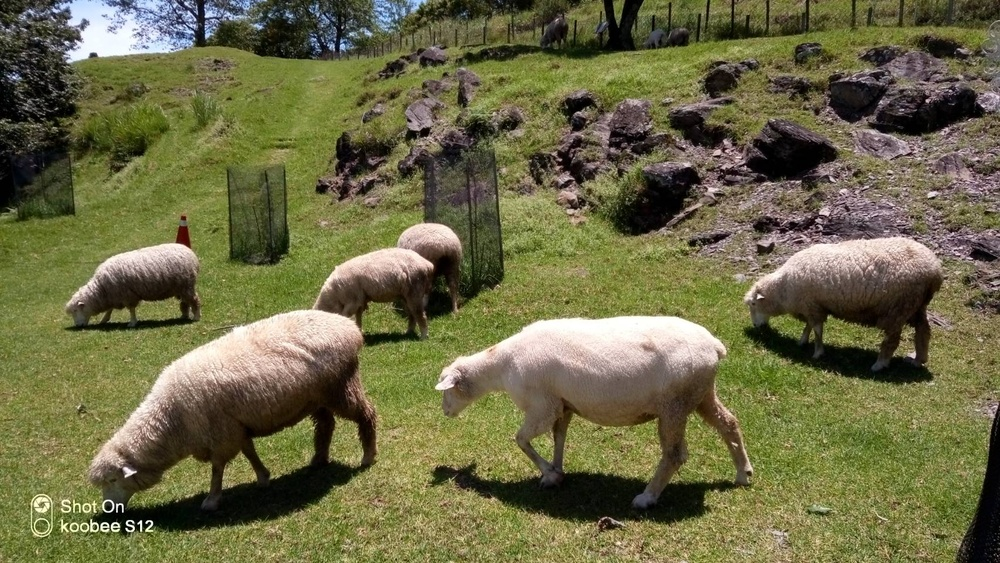
#> input picture images/0709006.jpg, 1000 x 563 px, shrunk from 1706 x 960 before the run
$ python hist0729.py
#> lines starting #> are read from the running program, lines starting #| are printed output that depends on the picture
import numpy as np
import cv2 as cv
from matplotlib import pyplot as plt
img = cv.imread('./images/0709006.jpg')
#> img is the input picture: shape (563, 1000, 3); mean B, G, R 69.9, 106.2, 108.5
img1 = cv.imread('./images/0709006.jpg', 0)
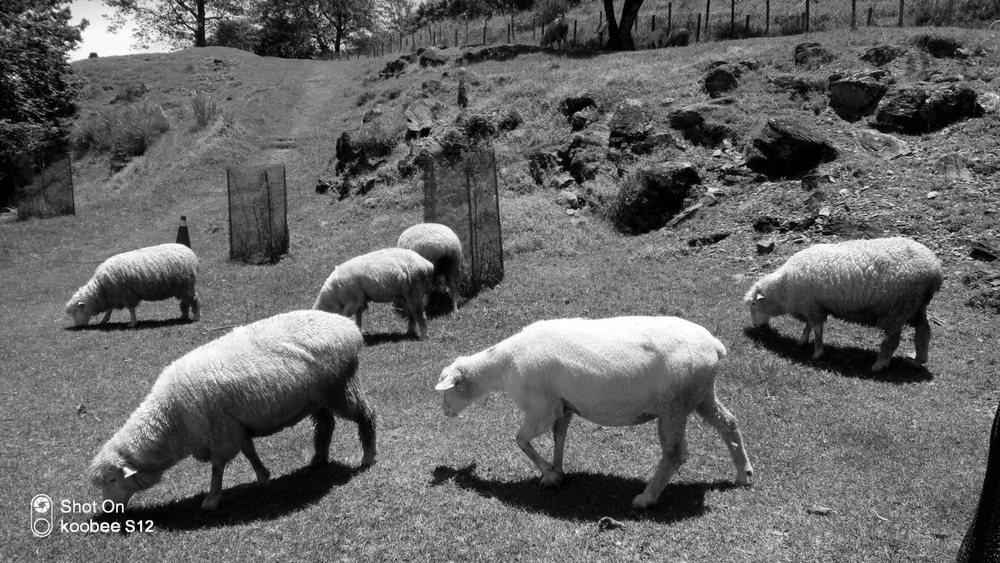
#> img1: shape (563, 1000); min 0, max 255, mean 102.7
color = ('b','g','r')
for i,col in enumerate(color):
    histr = cv.calcHist([img],[i],None,[256],[0,256])
    plt.plot(histr,color = col)
    plt.xlim([0,256])

histr = cv.calcHist([img],[0],None,[256],[0,256])
#> histr = 256 values, max 12559 at index 0, min 203 at index 244, mean 2199.2
plt.plot(histr)
plt.xlim([0,256])
plt.show()
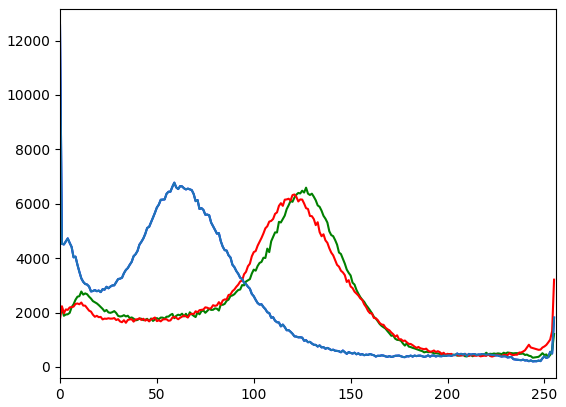
#> figure drawn by matplotlib, 1 panel; curve peaks at x = 0, y = 12559; curve peaks at x = 127, y = 6592; curve peaks at x = 121, y = 6341

$ run again, with images/07060103_.jpg copied over images/0709006.jpg
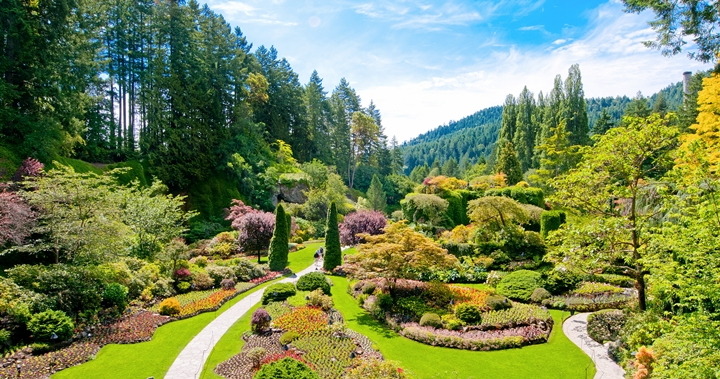
#> input picture images/07060103_.jpg, 720 x 379 px
#> img is the input picture: shape (379, 720, 3); mean B, G, R 89, 136.1, 119.6
#> `img1 = cv.imread('./images/0709006.jpg', 0)`:
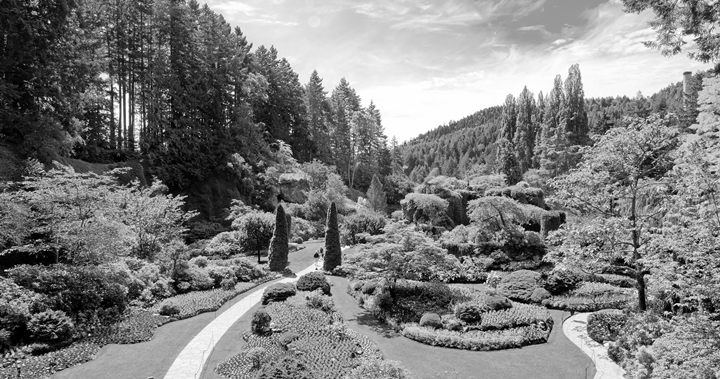
#> img1: shape (379, 720); min 0, max 255, mean 125.7
#> histr = 256 values, max 17227 at index 0, min 92 at index 204, mean 1065.9
#> `plt.show()`:
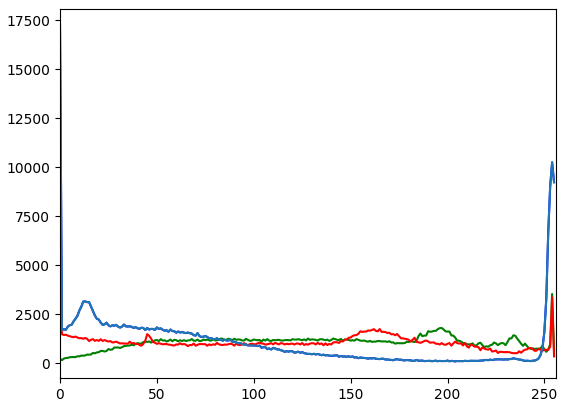
#> figure drawn by matplotlib, 1 panel; curve peaks at x = 0, y = 17227; curve peaks at x = 254, y = 3531; curve peaks at x = 0, y = 6671
